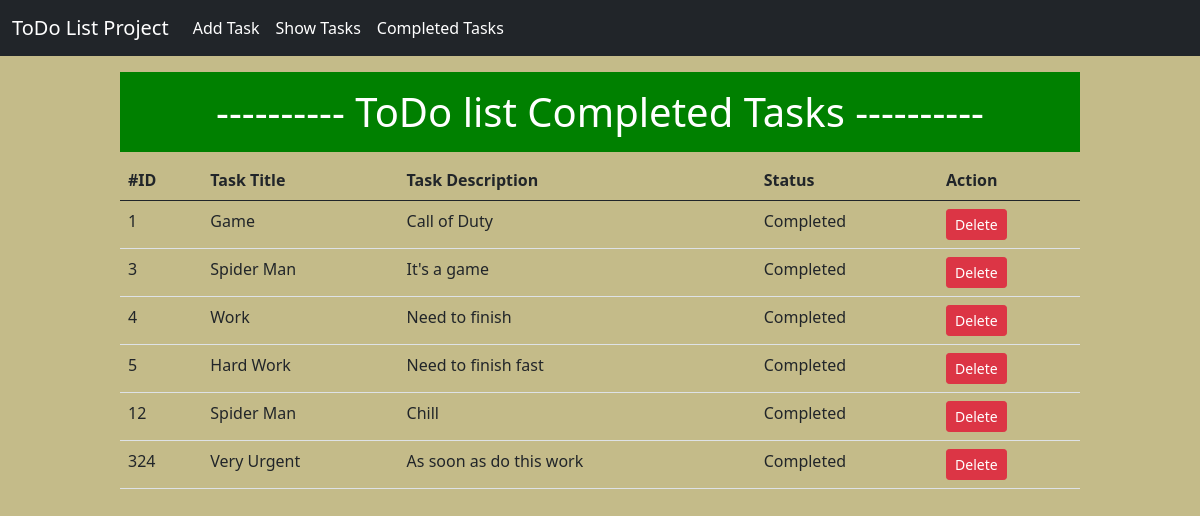
/completed_task/, run on the app's committed database.
### ToDo/models.py (models this page shows)
class TaskModel(models.Model):
    id = models.IntegerField(primary_key=True)
    taskTitle = models.CharField(max_length=30)
    taskDescription = models.CharField(max_length=50)
    is_completed = models.BooleanField(default=False)

### ToDo/views.py (the view)
# urls.py: path('completed_task/', views.CompleteTaskView.as_view(), name='CompletedTask'),
class CompleteTaskView(ListView):
    model = TaskModel
    template_name = 'completed_task.html'
    context_object_name = 'data'
    def get_queryset(self):
        return TaskModel.objects.filter(is_completed=True)

### ToDo/templates/completed_task.html (shortened to what this page needs)
{% extends "base.html" %}
{% block content %}
<div style="width:80%; margin:auto;">
    <div style="background-color:green;" class="mt-3">
        <h1 class="text-center py-3 text-white">---------- ToDo list Completed Tasks ----------</h1>
    </div>
    {% if data %}
    <table class="table table-hover" >
        <thead>
          <tr>
            <th scope="col">#ID</th>
            <th scope="col">Task Title</th>
            <th scope="col">Task Description</th>
            <th scope="col">Status</th>
            <th scope="col">Action</th>
          </tr>
        </thead>
        <tbody>
            {% for item in data %}
          <tr>
            <td scope="row">{{item.id}}</td>
            <td scope="row">{{item.taskTitle}}</td>
            <td scope="row">{{item.taskDescription}}</td>
            <td scope="row">
                 Completed
            </td>
            <td scope="row">
                <a href="{% url 'DeleteCompletedTask' item.id %}" class="btn btn-danger btn-sm">Delete</a>
            </td>
          </tr>
          {% endfor %}
        </tbody>
      </table>
      {% else %}
      <h3>No Data Available</h3>
      {% endif %}
</div>
{% endblock %}

### ToDo/templates/base.html (shortened to what this page needs)
<!DOCTYPE html>
<html lang="en">
<head>
    <link href="https://cdn.jsdelivr.net/npm/bootstrap@5.0.2/dist/css/bootstrap.min.css" rel="stylesheet">
</head>
<body style="background-color:#c4bb89;">
    <nav class="navbar navbar-expand-lg navbar-light bg-dark">
        <div class="container-fluid text-white">
          <a class="navbar-brand text-white" href="{% url 'HomePage' %}">ToDo List Project</a>
          <div class="collapse navbar-collapse" id="navbarNav">
            <ul class="navbar-nav">
              <li class="nav-item">
                <a class="nav-link text-white" href="{% url 'AddTask' %}">Add Task</a>
              </li>
              <li class="nav-item">
                <a class="nav-link text-white" href="{% url 'ShowTask' %}">Show Tasks</a>
              </li>
              <li class="nav-item">
                <a class="nav-link text-white" href="{% url 'CompletedTask' %}">Completed Tasks</a>
              </li>
            </ul>
          </div>
        </div>
     </nav>
      {% block content %} {% endblock %}
</body>
</html>

### data on the page
TaskModel: id "1", taskTitle "Game", taskDescription "Call of Duty"
TaskModel: id "3", taskTitle "Spider Man", taskDescription "It's a game"
TaskModel: id "4", taskTitle "Work", taskDescription "Need to finish"
TaskModel: id "5", taskTitle "Hard Work", taskDescription "Need to finish fast"
TaskModel: id "12", taskTitle "Spider Man", taskDescription "Chill"
TaskModel: id "324", taskTitle "Very Urgent", taskDescription "As soon as do this work"
